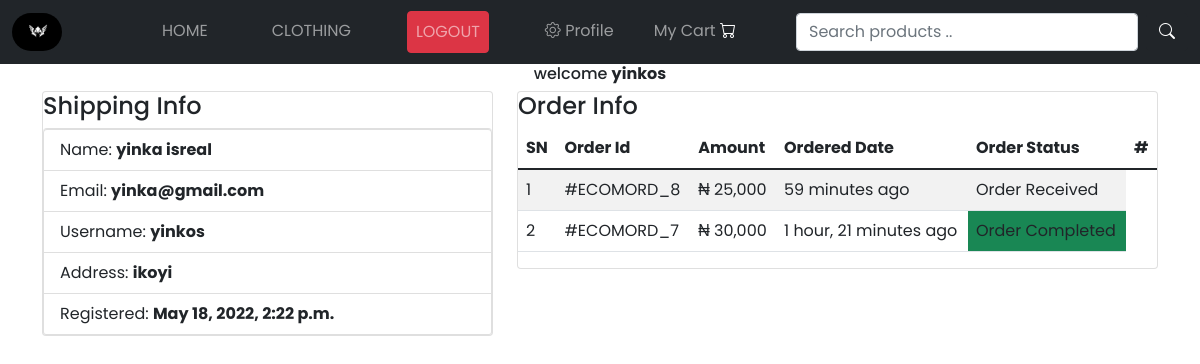
The app's page /profile (signed in) with its own data.
### stores/models.py (models this page shows, shortened)
class Customer(models.Model):
    user = models.OneToOneField(User, on_delete=models.CASCADE)
    full_name = models.CharField(max_length=200)
    address = models.CharField(max_length=200, null =True,blank=True)
    registered = models.DateTimeField(auto_now_add=True)

class Order(models.Model):
    cart = models.OneToOneField(Cart, on_delete=models.SET_NULL, null=True, blank=True)
    ordered_by =models.CharField(max_length=200)
    shipping_address = models.CharField(max_length=200)
    mobile = models.CharField(max_length=11)
    email = models.EmailField(null=True,blank=True)
    discount = models.PositiveIntegerField()
    subtotal = models.PositiveIntegerField()
    amount = models.PositiveIntegerField()
    order_status = models.CharField(max_length=200, choices=OREDER_STATUS)
    created_at = models.DateTimeField(auto_now_add=True)
    payment_method = models.CharField(max_length=20, choices=METHOD,default='Cash On Delivery')
    payment_completed = models.BooleanField(default=False,null=True,blank=True)
    ref = models.CharField(max_length=200,null=True, blank=True)

### stores/views.py (the view)
# urls.py: path('profile',views.profile,name='profile'),
@login_required(login_url='/login/')
def profile(request):
    if request.user.is_authenticated and request.user.customer:
        pass
    else:
        return redirect('/loginuser/?next=/profile/')
    customer = request.user.customer
    orders = Order.objects.filter(cart__customer = customer).order_by('-id')
    context = {
        'customer':customer,
        'orders':orders,
    }
    return render(request, 'stores/userprofile.html',context)

### templates/stores/userprofile.html
{% extends "base.html" %}
{% load static %}
{% load humanize %}
{% block content %}
<div class="container">
    <h6 class="text-center">welcome <strong>{{request.user.username}}</strong></h6>
    <div class="row">
        <div class="col-md-5">
            <div class="card">
                <h4>Shipping Info</h4>
                <ul class="list-group">
                    <li class="list-group-item">Name: <strong>{{customer.full_name}}</strong></li>
                    <li class="list-group-item">Email: <strong>{{customer.user.email}}</strong></li>
                    <li class="list-group-item">Username: <strong>{{customer.user.username}}</strong></li>
                    <li class="list-group-item">Address: <strong>{{customer.address}}</strong></li>
                    <li class="list-group-item">Registered: <strong>{{customer.registered}}</strong></li>
                  </ul>
            </div>
        </div>
        <div class="col-md-7">
            <div class="card">
                <h4>Order Info</h4>
                <table class="table table-striped">
                    <thead>
                        <tr>
                            <th>SN</th>
                            <th>Order Id</th>
                            <th>Amount</th>
                            <th>Ordered Date</th>
                            <th>Order Status</th>
                            <th>#</th>
                        </tr>
                    </thead>
                    <tbody>
                        {% if orders %}
                          {% for order in orders %}
                            <tr>
                                <td>{{forloop.counter}}</td>
                                <td>#ECOMORD_{{order.id}}</td>
                                <td>&#8358; {{order.amount | intcomma }}</td>
                                <td>{{order.created_at| timesince}} ago</td>
                                {% if order.order_status == 'Order Completed' %}
                                <td class="bg-success">{{order.order_status}}</td>
                                {% else %}
                                <td>{{order.order_status}}</td>
                                {% endif %}
                            </tr>
                          {% endfor %}
                        {% else %}
                            <tr>
                                <p class="lead bg-danger p-3">No Order Yet</p>
                            </tr>
                        {% endif %}
                    </tbody>
                </table>
            </div>
        </div>
    </div>
</div>
{% endblock content %}

### ecommerce/static/css/style.css (style rules this page uses)
* { margin: 0; padding: 0; box-sizing: border-box; font-family: 'Poppins', sans-serif }

### records on screen
Customer: full_name "yinka isreal", user.email "yinka@gmail.com", user.username "yinkos", address "ikoyi", registered "May 18, 2022, 2:22 p.m."
Order: id "8", amount "25,000", created_at "59 minutes", order_status "Order Received"
Order: id "7", amount "30,000", created_at "1 hour, 21 minutes", order_status "Order Completed"

### other values on screen
{{ request.user.username }} "yinkos"
